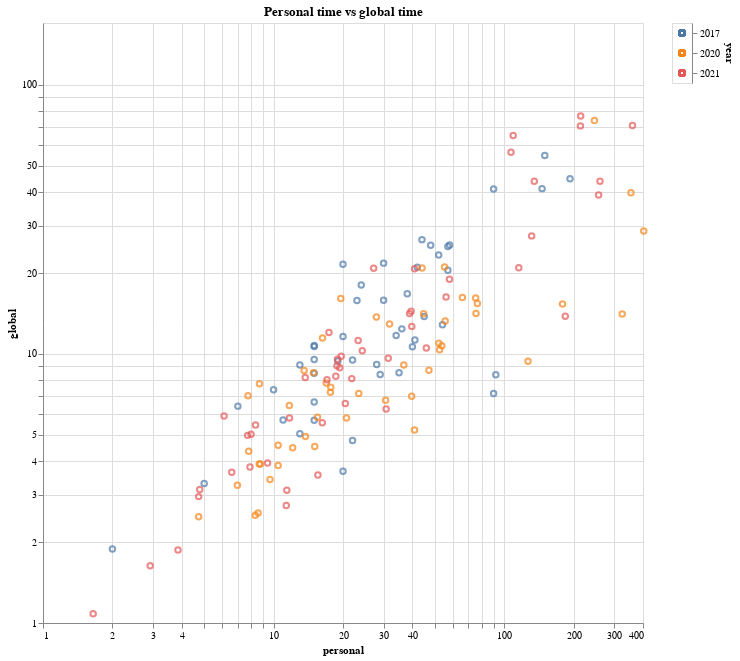

The cell this chart's notebook holds for it:
### Code cell
selection = alt.selection_multi(fields=['year'])

color = alt.condition(selection,
                      alt.Color('year:N', legend=None),
                      alt.value('lightgray'))

chart = alt.Chart(df).mark_point().encode(
    x=alt.X('personal:Q',scale=alt.Scale(type='log', domain=(1, 400))),
    y=alt.Y('global:Q',scale=alt.Scale(type='log', domain=(1,170))),
    color = color,
    tooltip=['year','day','star']
).properties(
    title='Personal time vs global time',
    width=600,
    height=600)


legend = alt.Chart(df).mark_point().encode(
    y=alt.Y('year:N', axis=alt.Axis(orient='right')),
    color=color
).add_selection(
    selection
)

chart | legend

### Figure 1 — Vega-Lite specification as saved in the notebook (floating-point values rounded to 4 significant figures; data arrays with more than 128 entries replaced by an {"elided": "..."} marker saying what was removed)
{"config": {"view": {"continuousWidth": 400, "continuousHeight": 300}}, "hconcat": [{"mark": "point", "encoding": {"color": {"condition": {"type": "nominal", "field": "year", "legend": null, "selection": "selector001"}, "value": "lightgray"}, "tooltip": [{"type": "quantitative", "field": "year"}, {"type": "quantitative", "field": "day"}, {"type": "quantitative", "field": "star"}], "x": {"type": "quantitative", "field": "personal", "scale": {"domain": [1, 400], "type": "log"}}, "y": {"type": "quantitative", "field": "global", "scale": {"domain": [1, 170], "type": "log"}}}, "height": 600, "title": "Personal time vs global time", "width": 600}, {"mark": "point", "encoding": {"color": {"condition": {"type": "nominal", "field": "year", "legend": null, "selection": "selector001"}, "value": "lightgray"}, "y": {"type": "nominal", "axis": {"orient": "right"}, "field": "year"}}, "selection": {"selector001": {"type": "multi", "fields": ["year"]}}}], "data": {"name": "data-dda799b3cc6b1c29ec84cb7378a9b42c"}, "$schema": "https://vega.github.io/schema/vega-lite/v4.8.1.json", "datasets": {"data-dda799b3cc6b1c29ec84cb7378a9b42c": {"elided": "146 records"}}}
